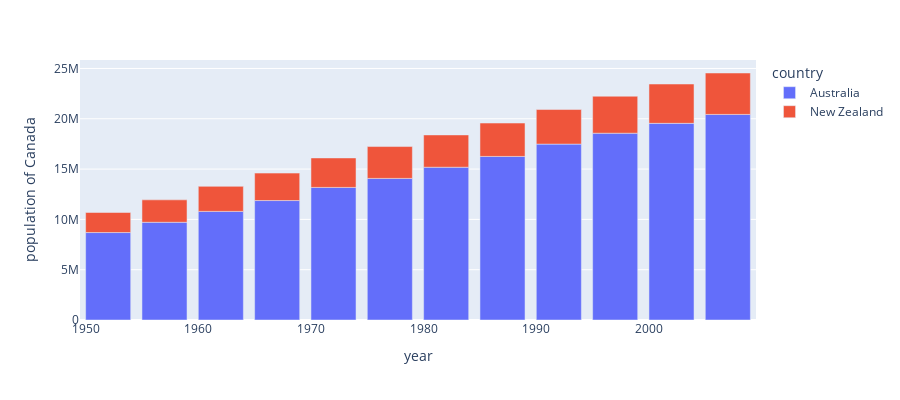

Notebook code for this chart:
### Code cell
#bar Graph 5
df = px.data.gapminder().query("continent == 'Oceania'")
bar_graph5 = px.bar(df, x='year', y='pop',
             hover_data=['lifeExp', 'gdpPercap'], color='country',
             labels={'pop':'population of Canada'}, height=400)
bar_graph5.show()

### Figure 1 — Plotly figure (JSON) as saved in the notebook; plotly's stock layout.template omitted (floating-point values rounded to 4 significant figures)
{"data": [{"alignmentgroup": "True", "customdata": [[69.12, 10040.0], [70.33, 10950.0], [70.93, 12220.0], [71.1, 14530.0], [71.93, 16790.0], [73.49, 18330.0], [74.74, 19480.0], [76.32, 21890.0], [77.56, 23420.0], [78.83, 27000.0], [80.37, 30690.0], [81.23, 34440.0]], "hovertemplate": "country=Australia<br>year=%{x}<br>population of Canada=%{y}<br>lifeExp=%{customdata[0]}<br>gdpPercap=%{customdata[1]}<extra></extra>", "legendgroup": "Australia", "marker": {"color": "#636efa", "pattern": {"shape": ""}}, "name": "Australia", "offsetgroup": "Australia", "orientation": "v", "showlegend": true, "textposition": "auto", "type": "bar", "x": [1952, 1957, 1962, 1967, 1972, 1977, 1982, 1987, 1992, 1997, 2002, 2007], "xaxis": "x", "y": [8691212, 9712569, 10794968, 11872264, 13177000, 14074100, 15184200, 16257249, 17481977, 18565243, 19546792, 20434176], "yaxis": "y"}, {"alignmentgroup": "True", "customdata": [[69.39, 10560.0], [70.26, 12250.0], [71.24, 13180.0], [71.52, 14460.0], [71.89, 16050.0], [72.22, 16230.0], [73.84, 17630.0], [74.32, 19010.0], [76.33, 18360.0], [77.55, 21050.0], [79.11, 23190.0], [80.2, 25190.0]], "hovertemplate": "country=New Zealand<br>year=%{x}<br>population of Canada=%{y}<br>lifeExp=%{customdata[0]}<br>gdpPercap=%{customdata[1]}<extra></extra>", "legendgroup": "New Zealand", "marker": {"color": "#EF553B", "pattern": {"shape": ""}}, "name": "New Zealand", "offsetgroup": "New Zealand", "orientation": "v", "showlegend": true, "textposition": "auto", "type": "bar", "x": [1952, 1957, 1962, 1967, 1972, 1977, 1982, 1987, 1992, 1997, 2002, 2007], "xaxis": "x", "y": [1994794, 2229407, 2488550, 2728150, 2929100, 3164900, 3210650, 3317166, 3437674, 3676187, 3908037, 4115771], "yaxis": "y"}], "layout": {"barmode": "relative", "height": 400, "legend": {"title": {"text": "country"}, "tracegroupgap": 0}, "margin": {"t": 60}, "xaxis": {"anchor": "y", "domain": [0, 1], "title": {"text": "year"}}, "yaxis": {"anchor": "x", "domain": [0, 1], "title": {"text": "population of Canada"}}}}
